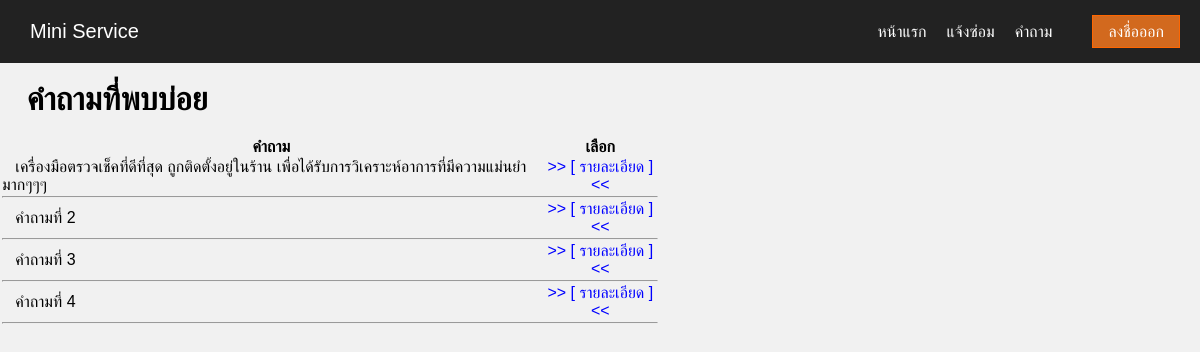
/PAGECUSTOMER/Question.php, run on the app's committed database.
### tables this page shows
CREATE TABLE `tblquestion` (
  `question_id` int(10) NOT NULL,
  `question` varchar(100) NOT NULL,
  `details` text NOT NULL,
  `questiondate` datetime NOT NULL DEFAULT current_timestamp()
);

### PAGECUSTOMER/Question.php (the view, shortened to what this page needs)
<?php
    require "header.php";
    $result = mysqli_query($mysqli,"SELECT * FROM tblquestion");
?>
<br>
<h1>&nbsp;&nbsp;&nbsp;คำถามที่พบบ่อย</h1>
<br>
<table border="0" style="width: 55%">
    <thead>
        <th style="width:70%">คำถาม</th>
        <th style="width:15%">เลือก</th>
    </thead>
    <tbody>
        <?php
            while($row = $result->fetch_assoc()){
                $Qid = $row['question_id'];
                echo "<tr>";
                echo "<td>&nbsp;&nbsp;&nbsp;"."".$row['question']."</td>";
        ?>
                <td>
                <a href="javascript:popup('detail.php?txt_id=<?php echo $Qid; ?>','',800,600)" ><font color="blue"><center> >> [ รายละเอียด ] << </center></font></a>
                </td>
        <?php
                echo "</tr>";
                echo "<tr><td colspan=2><hr /></td></tr>";
            }
        ?>
    </tbody>
</table></center>

### css/menu.css (style rules this page uses)
* { margin: 0; padding: 0; box-sizing: border-box; }
body { font-family: Arial, Helvetica, sans-serif; background: #f1f1f1; }
a { color: white; text-decoration: none; }

### data on the page
tblquestion: question "เครื่องมือตรวจเช็คที่ดีที่สุด ถูกติดตั้งอยู่ในร้าน เพื่อได้รับการวิเคราะห์อาการที่มีความแม่นยำมากๆๆๆ"
tblquestion: question "คำถามที่ 2"
tblquestion: question "คำถามที่ 3"
tblquestion: question "คำถามที่ 4"
